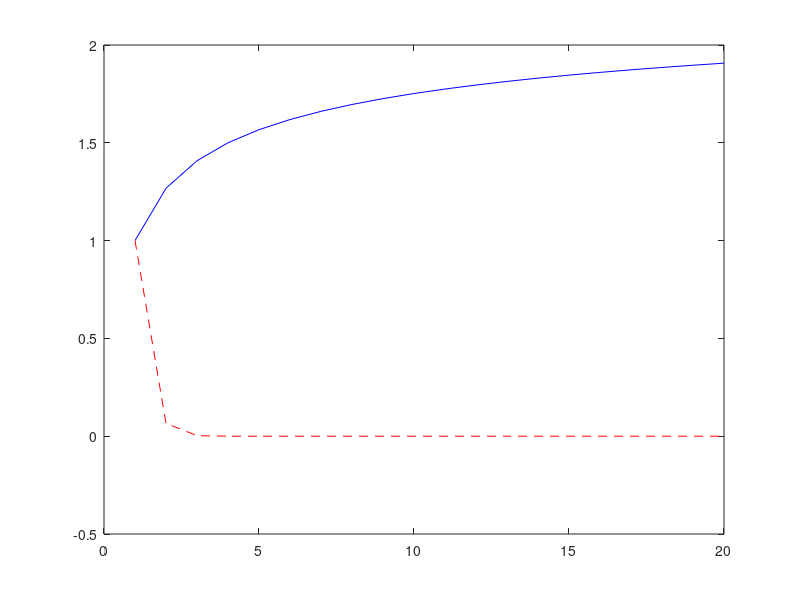

Reproduce this figure in MATLAB.
% A singular matrix must have a zero
% eigenvalue, but must a nearly singular matrix
% have a \small" eigenvalue? Consider a matrix
% of the form
%     1   1   1   1   1
%     0   1   1   1   1
% A = 0   0   1   1   1
%     0   0   0   1   1
%     0   0   0   0   1
% whose eigenvalues are obviously all ones. Use
% a library routine to compute the singular values
% of such a matrix for various orders. How
% does the ratio max=min behave as the order
% of the matrix grows? What conclusions can
% you draw?

e1=zeros(1,20);
e2=zeros(1,20);
for n=1:20
    A=hilb(n);
    e1(1,n)=max(eig(A));
    e2(1,n)=min(eig(A));
end
xx=1:20;
plot(xx,e1,'-b',xx,e2,'--r')
